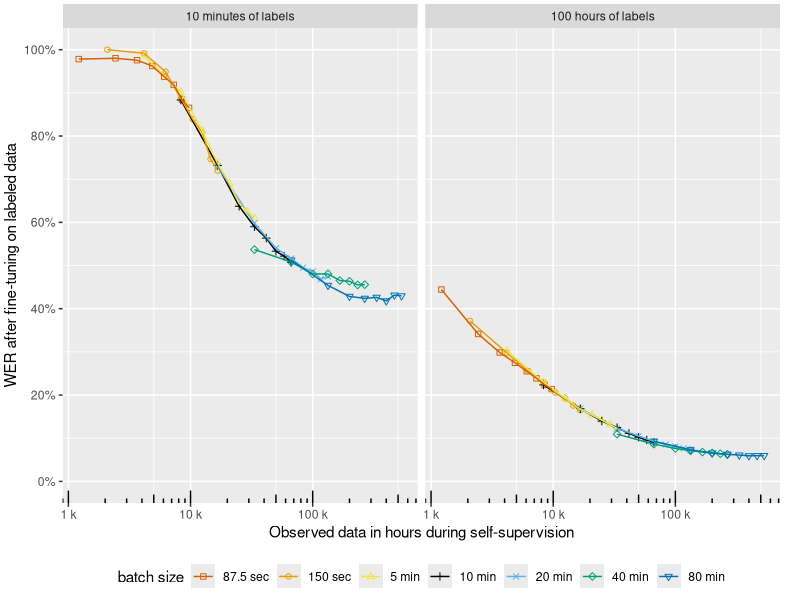
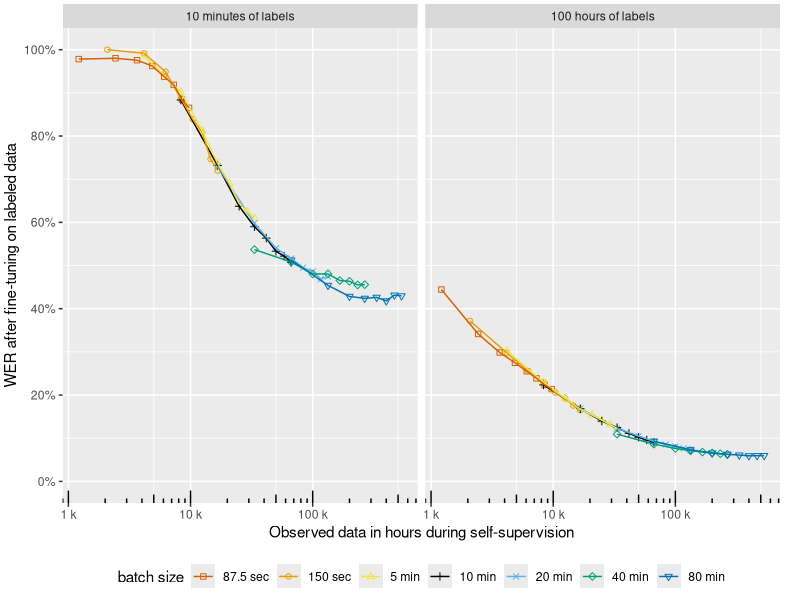

Write the R code that produced these figures, in order.
# install the tidyverse
library(tidyverse)
library(patchwork)
library(scales)
library(ggthemes)
library(egg)

# read data
df = read.csv("merged.csv")


# clip WER values to 1 and make percentages
df <- df %>%
  mutate(wer.clean = pmax(0, pmin(1, wer.clean)),  # Clip values between 0 and 1
         wer.clean = wer.clean * 100)              # Multiply values by 100

df <- df %>%
  mutate(wer.other = pmax(0, pmin(1, wer.other)),  # Clip values between 0 and 1
         wer.other = wer.other * 100)              # Multiply values by 100

# make hours seen in k
df$hours.seen <- df$hours.seen / 1000

# legend for graphs
custom_legend_order <- c(
  "87.5 sec",
  "150 sec",
  "5 min",
  "10 min",
  "20 min",
  "40 min",
  "80 min"
)

# functions for determing breaks in logscale
breaks_5log10 <- function(x) {
  low <- floor(log10(min(x)/5))
  high <- ceiling(log10(max(x)/5))
  
  5 * 10^(seq.int(low, high))
}

breaks_log10 <- function(x) {
  low <- floor(log10(min(x)))
  high <- ceiling(log10(max(x)))
  
  10^(seq.int(low, high))
}


# plot
g = (
  ggplot(df)
  + aes(
    hours.seen, 
    wer.clean, 
    color=batch.size.label,
    shape=batch.size.label
  )
  + geom_point()
  + geom_line()
  + annotation_logticks(sides='b')
  + scale_x_log10(
    name='Observed data in hours during self-supervision', 
    labels = scales::label_comma(suffix = ' k'),
    breaks = breaks_log10,
    minor_breaks = breaks_5log10,
  )
  + scale_y_continuous(
    name='WER after fine-tuning on labeled data',
    labels = scales::percent_format(scale = 1),
    breaks = seq(0, 100, by = 20),
    limits = c(0, NA)
  )
  + scale_colour_colorblind(
    name='batch size',
    breaks=custom_legend_order,
    guide=guide_legend(nrow = 1)
  )
  + scale_shape_manual(
    name='batch size',
    breaks=custom_legend_order,
    values=seq(0,6)
  )
)


# change order of 
g = (
  g
  + facet_grid(cols = vars(ft_dataset)) 
  & theme(
    legend.direction = "horizontal",
    legend.position = "bottom",
    plot.margin = unit(c(0.1,0.5,0.1,0.1), "cm")
  )
)


g

ggsave(
  file="merged.pdf",
  device = cairo_pdf,
  width = 210,
  height = 297/2-60,
  units = "mm"
)
